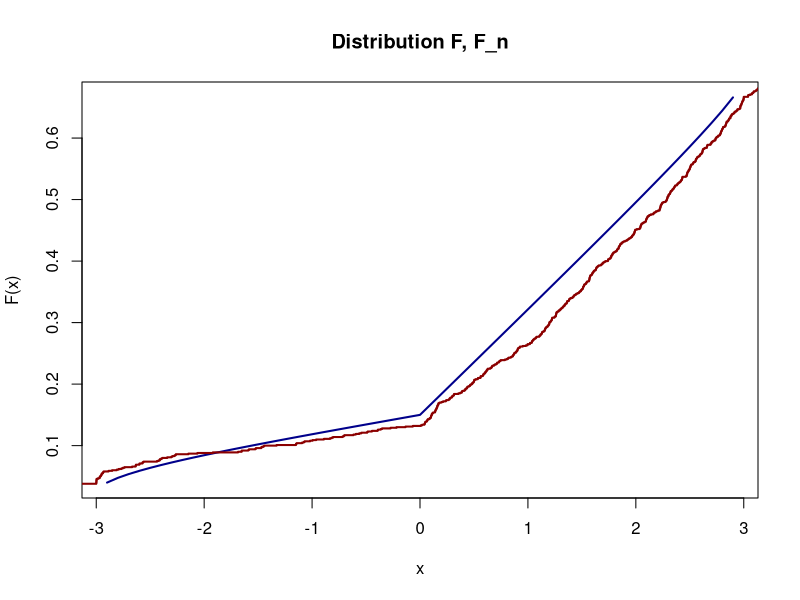
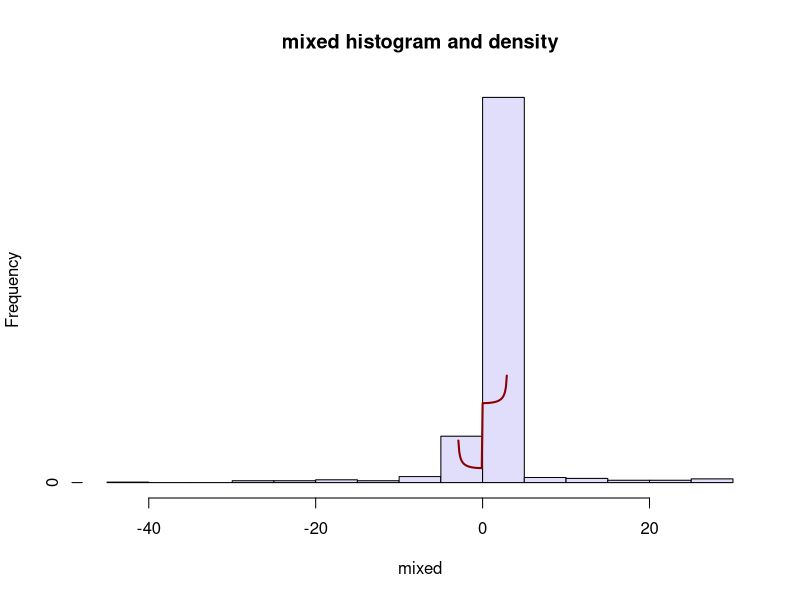

These charts were generated, in order, by the following R code:
## ---- chunk 1

  N = 1000

## ---- chunk 2

  p1 = 0.1
  p2 = 0.2
  
  mu = 0 
  sigma_2 = 16
  
  d = 3
  
  a = 0
  b = 5
  
  pi_1 = 1/pi
  
## ---- chunk 3

  F2 <- function(x) {
    return (1/2 + pi_1 * asin(x/d))
  }  
  
  F2_inv <- function(y) {
    return (d*sin(pi/2 * (2*y - 1))) 
  }

## ---- chunk 4

  U1 = rnorm(N, mu, sigma_2) # norm distribution
  U  = runif(N, 0, 1)  
  U2 = F2_inv(U)             # arcsin distribution, Smirnov method
  U3 = runif(N, a, b)        # uniform distribution

## ---- chunk 5

  random_vector = runif(N, 0, 1)
  mixed = U1*(random_vector <= p1) + U2*(random_vector >= p1 & random_vector < p1 + p2) + U3*(random_vector > p1 + p2)
  
## ---- chunk 6

  F <- function(x) { 
    
    # distribution mix 
      return ( p1 * pnorm(x, mean=mu, sd = sqrt(sigma_2)) + p2 * (0.5 + pi_1 * asin(x/d)) + (1 - p1 - p2) * punif(x, a, b))
  }

## ---- chunk 7

  x = seq( -2.9, 2.9, 0.1)
  plot(x, F(x), main = "Distribution F, F_n", type="l", col="dark blue", lwd=2)
  lines(ecdf(mixed), col="dark red", lwd=2)
  
## ---- chunk 8

  f <- function(x) { 
    
    # density mix 
    return ( p1 * dnorm(x, mean=mu, sd = sqrt(sigma_2)) + p2 * (pi_1 * 1/sqrt(d^2 - x^2)) + (1 - p1 - p2) * dunif(x, a, b) )
  }

## ---- chunk 9

  h = hist(mixed, breaks = round(1.72*(N ** (1/3))), plot=FALSE)
  h$counts=h$counts/sum(h$counts)
  plot(h,  main = "mixed histogram and density", col = "#E1DEFC")
  lines(x, f(x), type="l", col="dark red", lwd=2)
  
## ---- chunk 10

  mean_mixed = mean(mixed) 
  var_mixed = var(mixed)
  cat("Mean = 1.85", "\nMean_mixed = ", mean_mixed, "\nError mean = ", abs(mean_mixed -  1.85))
  cat("\nVar  = 3.0831", "\nVar_mixed = ", var_mixed, "\nError var  = ", abs(var_mixed  -  3.0831))
  
## ---- chunk 11

  sqrt_N_inv = 1/sqrt(N)

  for (alpha in c(0.1, 0.05, 0.0026)) {
    
      q = qnorm(1 - alpha/2)
      S = sd(mixed)
      mean_interval = c(mean_mixed - q * S * sqrt_N_inv, mean_mixed + q * S * sqrt_N_inv)

      M_2 = sum((mixed - mean_mixed) ** 2) / N
      M_4 = sum((mixed - mean_mixed) ** 4) / N
  
      sqrt_moments = (M_4 - M_2 ** 2) ** (0.5)
      var_interval = c(var_mixed - q * sqrt_moments * sqrt_N_inv, var_mixed + q * sqrt_moments * sqrt_N_inv)
      
      
      cat(mean_interval, " - доверительный интервал для м.о с уровнем значимости ", alpha, "\n")
      cat(var_interval, " - доверительный интервал для дисперсии с уровнем значимости ", alpha, "\n\n")
  }

## ---- chunk 12
  
  M_3 = sum((mixed - mean_mixed) ** 3) / N
  
  B = M_3/((var_mixed) ** (3/2))
  E = M_4/(var_mixed ** 2)
  
  
  cat("Параметр асимметрии B = ", B, "\n")
  cat("Параметр эксцесса   E = ", E)

## ---- chunk 13
  
  mediana_mixed = median(mixed)

  quantiles_mixed = quantile(mixed, probs = c(0.25, 0.75),  na.rm = TRUE, names = FALSE)
  cat("Медиана mixed  = ", mediana_mixed, "\n")
  cat("Квантили mixed = ", quantiles_mixed, "\n")
  
## ---- chunk 14
    # solve F(x) = 0.5

    F_slied <- function(x) ( F(x) - 0.5)
    mediana_theoretical <- uniroot(F_slied, c(0, 3), tol = 0.01)
    cat("Медиана theoretical  = ", mediana_theoretical$root, "\n")
    
    cat("Ошибка медианы       = ", abs(mediana_mixed - mediana_theoretical$root))
## ---- chunk 15
  quantile_theoretical = quantile(F(x), probs = c(0.25, 0.75), na.rm = TRUE, names = FALSE)

  cat("Квантили theoretical = ", quantile_theoretical, "\n")
  cat("Ошибка квантили      = ", abs(quantiles_mixed - quantile_theoretical))
  
## ---- chunk 16
  
